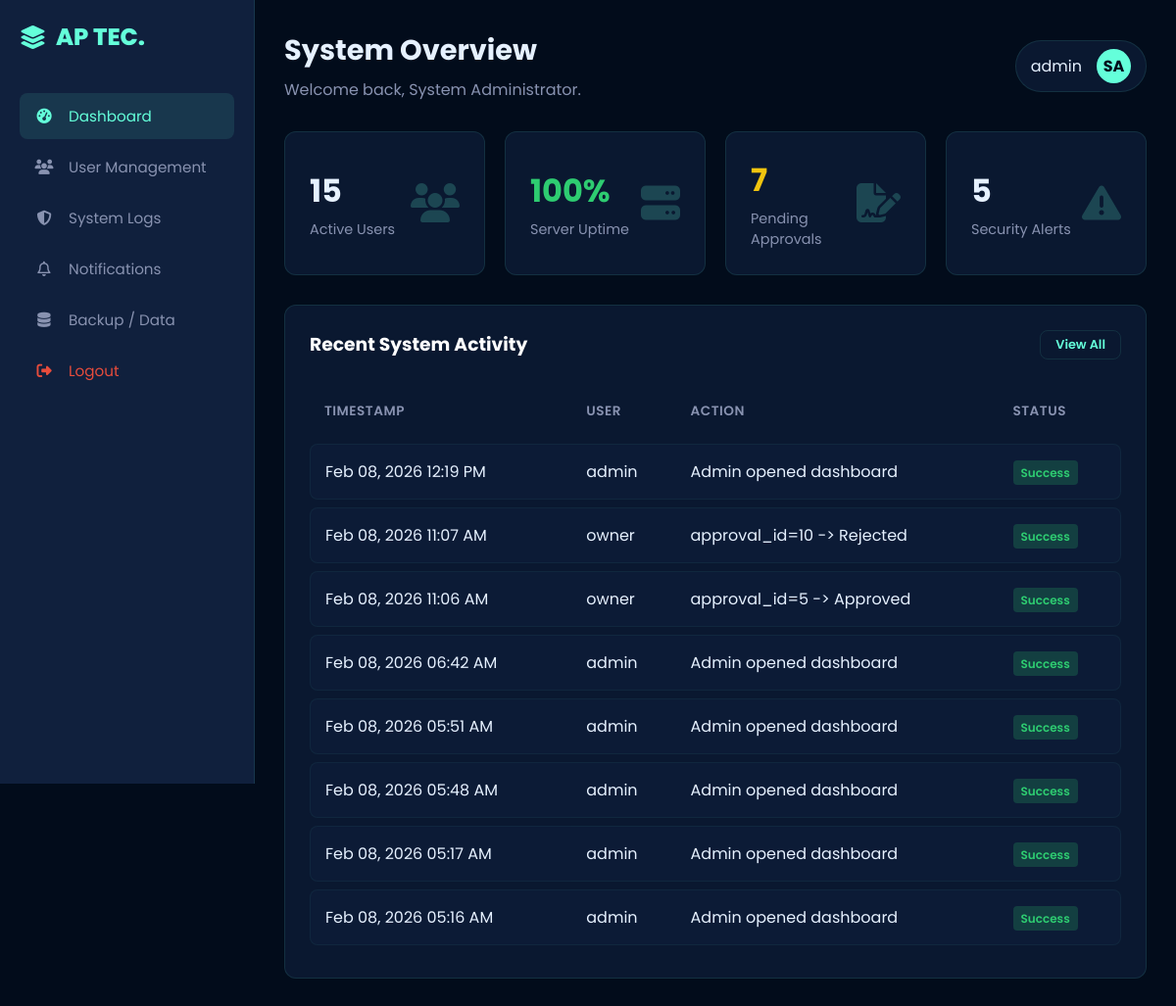
The app's page /html/admin_dashboard.php (signed in) with its own data.
### tables this page shows
CREATE TABLE `users` (
  `user_id` int(11) NOT NULL AUTO_INCREMENT,
  `username` varchar(50) NOT NULL,
  `password_hash` varchar(255) NOT NULL,
  `full_name` varchar(100) NOT NULL,
  `email` varchar(100) NOT NULL,
  `role` enum('Admin','Owner','Employee','Customer') NOT NULL,
  `avatar_initials` varchar(5) DEFAULT 'U',
  `avatar_color` varchar(20) DEFAULT '#0d2c4d',
  `phone` varchar(20) DEFAULT NULL,
  `address` text DEFAULT NULL,
  `status` enum('Active','Inactive','Banned') DEFAULT 'Active',
  `created_at` timestamp NOT NULL DEFAULT current_timestamp(),
  PRIMARY KEY (`user_id`),
  UNIQUE KEY `username` (`username`),
  UNIQUE KEY `email` (`email`)
);

CREATE TABLE `system_logs` (
  `log_id` int(11) NOT NULL AUTO_INCREMENT,
  `level` enum('INFO','WARNING','ERROR') NOT NULL,
  `module` varchar(50) DEFAULT NULL,
  `message` text NOT NULL,
  `user_id` int(11) DEFAULT NULL,
  `ip_address` varchar(45) DEFAULT NULL,
  `created_at` timestamp NOT NULL DEFAULT current_timestamp(),
  PRIMARY KEY (`log_id`)
);

### php/auth.php (called while the page is built, shortened)
<?php
require_once __DIR__ . "/db.php";
function norm_role(string $r): string {
    return strtolower(trim($r));
}
function require_login(string|array $roles = []): array
{
    global $pdo;
    $uid = (int)($_SESSION["user_id"] ?? 0);
    $stmt = $pdo->prepare("
        SELECT user_id, username, full_name, role, status, email
        FROM users
        WHERE user_id = :uid
        LIMIT 1
    ");
    $stmt->execute([":uid" => $uid]);
    $user = $stmt->fetch(PDO::FETCH_ASSOC);
    $allowed = is_array($roles) ? $roles : [$roles];
    $allowed = array_values(array_filter(array_map(
        fn($r) => norm_role((string)$r),
        $allowed
    )));
    $userRole = norm_role((string)($user["role"] ?? ""));
    return $user;
}

### html/admin_dashboard.php (the view, shortened to what this page needs)
<?php
require_once __DIR__ . "/../php/auth.php";
require_once __DIR__ . "/../php/db.php";
$user = require_login(["Admin"]);
try {
    $activeUsers = (int)$pdo->query("SELECT COUNT(*) FROM users WHERE status='Active'")->fetchColumn();
} catch (Throwable $e) {
    $activeUsers = 0;
}
try {
    $pendingApprovals = (int)$pdo->query("SELECT COUNT(*) FROM approvals WHERE status='Pending'")->fetchColumn();
} catch (Throwable $e) {
    $pendingApprovals = 0;
}
try {
    $stmt = $pdo->prepare("
        SELECT COUNT(*)
        FROM system_logs
        WHERE level IN ('WARNING','ERROR')
          AND created_at >= (NOW() - INTERVAL 7 DAY)
    ");
    $stmt->execute();
    $securityAlerts = (int)$stmt->fetchColumn();
} catch (Throwable $e) {
    $securityAlerts = 0;
}
try {
    $totalStmt = $pdo->prepare("
        SELECT COUNT(*)
        FROM system_logs
        WHERE created_at >= (NOW() - INTERVAL 1 DAY)
    ");
    $totalStmt->execute();
    $totalLogs24h = (int)$totalStmt->fetchColumn();
    $errStmt = $pdo->prepare("
        SELECT COUNT(*)
        FROM system_logs
        WHERE level = 'ERROR'
          AND created_at >= (NOW() - INTERVAL 1 DAY)
    ");
    $errStmt->execute();
    $errors24h = (int)$errStmt->fetchColumn();
    if ($totalLogs24h <= 0) {
        $serverUptime = "100%";
    } else {
        $uptime = (1 - ($errors24h / max(1, $totalLogs24h))) * 100;
        $uptime = max(0, min(100, $uptime));
        $serverUptime = number_format($uptime, 0) . "%";
    }
} catch (Throwable $e) {
    $serverUptime = "0%";
}
try {
    $stmt = $pdo->query("
        SELECT
            sl.created_at,
            COALESCE(u.username, 'System') AS username,
            sl.message,
            sl.level,
            sl.module,
            sl.ip_address
        FROM system_logs sl
        LEFT JOIN users u ON u.user_id = sl.user_id
        ORDER BY sl.created_at DESC
        LIMIT 8
    ");
    $logs = $stmt->fetchAll(PDO::FETCH_ASSOC);
} catch (Throwable $e) {
    $logs = [];
}
function badge_class(string $level): array {
    $level = strtoupper(trim($level));
    return ["status-badge status-active", "Success"];
}
?>
<!DOCTYPE html>
<html lang="en">
<head>
    <link rel="stylesheet" href="https://cdnjs.cloudflare.com/ajax/libs/font-awesome/6.4.0/css/all.min.css">
    <link rel="stylesheet" href="../css/style.css">
</head>
<body>
<div class="dashboard-container">
    <aside class="sidebar">
        <div class="sidebar-brand">
            <i class="fa-solid fa-layer-group"></i> AP TEC.
        </div>
        <ul class="nav-menu">
            <li class="nav-item">
                <a href="admin_dashboard.php" class="nav-link active">
                    <i class="fa-solid fa-gauge-high"></i> Dashboard
                </a>
            </li>
            <li class="nav-item">
                <a href="user_management.php" class="nav-link">
                    <i class="fa-solid fa-users"></i> User Management
                </a>
            </li>
            <li class="nav-item">
                <a href="system_logs.php" class="nav-link">
                    <i class="fa-solid fa-shield-halved"></i> System Logs
                </a>
            </li>
            <li class="nav-item">
                <a href="notifications.php" class="nav-link">
                    <i class="fa-regular fa-bell"></i> Notifications
                </a>
            </li>
            <li class="nav-item">
                <a href="backup_data.php" class="nav-link">
                    <i class="fa-solid fa-database"></i> Backup / Data
                </a>
            </li>
            <li class="nav-item" style="margin-top: auto;">
                <a href="../php/logout.php" class="nav-link logout-btn" style="color: #e74c3c;">
                    <i class="fa-solid fa-right-from-bracket"></i> Logout
                </a>
            </li>
        </ul>
    </aside>
    <main class="main-content">
        <header class="top-bar">
            <div class="page-title">
                <h1>System Overview</h1>
                <p style="color: var(--secondary); margin-top: 6px;">
                    Welcome back, <?= htmlspecialchars(($user["full_name"] ?? "") ?: "Administrator") ?>.
                </p>
            </div>
            <div class="user-profile">
                <span><?= htmlspecialchars(($user["username"] ?? "") ?: "Admin") ?></span>
                <div class="user-avatar">
                    <?php
                        $name = (($user["full_name"] ?? "") ?: ($user["username"] ?? "") ?: "Admin");
                        $parts = preg_split('/\s+/', trim($name));
                        $first = $parts[0] ?? "A";
                        $second = $parts[1] ?? $first;
                        $initials = strtoupper(substr($first, 0, 1) . substr($second, 0, 1));
                        echo htmlspecialchars($initials);
                    ?>
                </div>
            </div>
        </header>
        <div class="dashboard-grid">
            <div class="stat-card">
                <div class="stat-info">
                    <h3><?= number_format($activeUsers) ?></h3>
                    <p>Active Users</p>
                </div>
                <div class="stat-icon">
                    <i class="fa-solid fa-users"></i>
                </div>
            </div>
            <div class="stat-card">
                <div class="stat-info">
                    <h3 style="color: #2ecc71;"><?= htmlspecialchars($serverUptime) ?></h3>
                    <p>Server Uptime</p>
                </div>
                <div class="stat-icon">
                    <i class="fa-solid fa-server"></i>
                </div>
            </div>
            <div class="stat-card">
                <div class="stat-info">
                    <h3 style="color: #f1c40f;"><?= number_format($pendingApprovals) ?></h3>
                    <p>Pending Approvals</p>
                </div>
                <div class="stat-icon">
                    <i class="fa-solid fa-file-signature"></i>
                </div>
            </div>
            <div class="stat-card">
                <div class="stat-info">
                    <h3><?= number_format($securityAlerts) ?></h3>
                    <p>Security Alerts</p>
                </div>
                <div class="stat-icon">
                    <i class="fa-solid fa-triangle-exclamation"></i>
                </div>
            </div>
        </div>
        <div class="dashboard-grid">
            <div class="wide-widget" style="grid-column: span 4;">
                <div style="display: flex; justify-content: space-between; margin-bottom: 20px;">
                    <h3 style="color: white;">Recent System Activity</h3>
                    <a href="system_logs.php" class="btn"
                       style="padding: 5px 15px; font-size: 0.8rem; border: 1px solid var(--border-glass); color: var(--primary); background: transparent; text-decoration:none;">
                        View All
                    </a>
                </div>
                <table class="table-responsive">
                    <thead>
                        <tr>
                            <th>Timestamp</th>
                            <th>User</th>
                            <th>Action</th>
                            <th>Status</th>
                        </tr>
                    </thead>
                    <tbody>
                        <?php if (empty($logs)): ?>
                            <tr>
                                <td colspan="4" style="color:#ccc;">No system activity yet.</td>
                            </tr>
                        <?php else: ?>
                            <?php foreach ($logs as $row): ?>
                                <?php
                                    [$cls, $label] = badge_class((string)$row["level"]);
                                    $time = date("M d, Y h:i A", strtotime((string)$row["created_at"]));
                                ?>
                                <tr>
                                    <td><?= htmlspecialchars($time) ?></td>
                                    <td><?= htmlspecialchars((string)$row["username"]) ?></td>
                                    <td><?= htmlspecialchars((string)$row["message"]) ?></td>
                                    <td><span class="<?= htmlspecialchars($cls) ?>"><?= htmlspecialchars($label) ?></span></td>
                                </tr>
                            <?php endforeach; ?>
                        <?php endif; ?>
                    </tbody>
                </table>
            </div>
        </div>
    </main>
</div>
</body>
</html>

### css/style.css (style rules this page uses)
:root { --bg-dark: #020c1b; --bg-card: rgba(17, 34, 64, 0.6); --primary: #64ffda; --secondary: #8892b0; --text-white: #e6f1ff; --text-dim: #a8b2d1; --border-glass: rgba(100, 255, 218, 0.1); --font-main: 'Poppins', sans-serif; --ease-out: cubic-bezier(0.23, 1, 0.32, 1); }
* { margin: 0; padding: 0; box-sizing: border-box; font-family: var(--font-main); scroll-behavior: smooth; }
body { background-color: var(--bg-dark); color: var(--text-white); overflow-x: hidden; background-image: linear-gradient(rgba(100, 255, 218, 0.03) 1px, transparent 1px), linear-gradient(90deg, rgba(100, 255, 218, 0.03) 1px, transparent 1px); background-size: 40px 40px; }
.btn { display: inline-flex; align-items: center; justify-content: center; gap: 8px; padding: 12px 24px; border-radius: 8px; font-size: 0.95rem; font-weight: 600; cursor: pointer; transition: all 0.3s cubic-bezier(0.25, 0.8, 0.25, 1); text-decoration: none; background: rgba(255, 255, 255, 0.03); border: 1px solid var(--border-glass); color: var(--secondary); }
.dashboard-container { display: flex; min-height: 100vh; background-color: var(--bg-dark); }
.sidebar { width: 260px; background: rgba(17, 34, 64, 0.95); backdrop-filter: blur(20px); border-right: 1px solid var(--border-glass); display: flex; flex-direction: column; padding: 20px; position: fixed; height: 100vh; z-index: 100; transition: 0.3s; }
.sidebar-brand { font-size: 1.5rem; color: var(--primary); font-weight: 800; margin-bottom: 40px; display: flex; align-items: center; gap: 10px; }
.nav-menu { list-style: none; flex: 1; }
.nav-item { margin-bottom: 5px; }
.nav-link { display: flex; align-items: center; gap: 15px; padding: 12px 15px; color: var(--secondary); text-decoration: none; border-radius: 8px; transition: 0.3s; font-size: 0.95rem; }
.nav-link:hover, .nav-link.active { background: rgba(100, 255, 218, 0.1); color: var(--primary); }
.nav-link i { width: 20px; text-align: center; }
.main-content { flex: 1; margin-left: 260px; padding: 30px; overflow-y: auto; }
.top-bar { display: flex; justify-content: space-between; align-items: center; margin-bottom: 30px; }
.page-title h1 { font-size: 1.8rem; color: var(--text-white); }
.user-profile { display: flex; align-items: center; gap: 15px; background: var(--bg-card); padding: 8px 15px; border-radius: 30px; border: 1px solid var(--border-glass); }
.user-avatar { width: 35px; height: 35px; background: var(--primary); border-radius: 50%; display: flex; align-items: center; justify-content: center; color: var(--bg-dark); font-weight: bold; }
.dashboard-grid { display: grid; grid-template-columns: repeat(4, 1fr); gap: 20px; margin-bottom: 30px; }
.stat-card { background: var(--bg-card); padding: 25px; border-radius: 12px; border: 1px solid var(--border-glass); display: flex; justify-content: space-between; align-items: center; }
.stat-info h3 { font-size: 2rem; color: var(--text-white); margin-bottom: 5px; }
.stat-info p { color: var(--secondary); font-size: 0.9rem; }
.stat-icon { font-size: 2.5rem; color: rgba(100, 255, 218, 0.2); }
.wide-widget { grid-column: span 2; background: var(--bg-card); padding: 25px; border-radius: 12px; border: 1px solid var(--border-glass); height: auto; min-height: 350px; }
.table-responsive { overflow-x: visible !important; }
.table-responsive { width: 100%; border-collapse: separate; border-spacing: 0 8px; margin-top: 10px; }
.table-responsive th { text-align: left; color: var(--secondary); font-weight: 600; padding: 15px; font-size: 0.85rem; letter-spacing: 0.5px; text-transform: uppercase; }
.table-responsive tbody tr { background: rgba(17, 34, 64, 0.4); transition: all 0.2s ease; }
.table-responsive td { padding: 15px; color: var(--text-white); border-top: 1px solid rgba(100, 255, 218, 0.05); border-bottom: 1px solid rgba(100, 255, 218, 0.05); }
.table-responsive td:first-child { border-left: 1px solid rgba(100, 255, 218, 0.05); border-top-left-radius: 8px; border-bottom-left-radius: 8px; }
.table-responsive td:last-child { border-right: 1px solid rgba(100, 255, 218, 0.05); border-top-right-radius: 8px; border-bottom-right-radius: 8px; }
.status-badge { padding: 4px 8px; border-radius: 4px; font-size: 0.75rem; font-weight: 600; }
.status-active { background: rgba(46, 204, 113, 0.2); color: #2ecc71; }
.sidebar { transition: transform 0.4s cubic-bezier(0.25, 0.8, 0.25, 1); transform: translateX(0); }
td { position: relative; }

### records on screen
users: full_name "System Administrator", username "admin", full_name "SA"
system_logs: created_at "Feb 08, 2026 12:19 PM", username "admin", message "Admin opened dashboard", label "Success"
system_logs: created_at "Feb 08, 2026 11:07 AM", username "owner", message "approval_id=10 -> Rejected", label "Success"
system_logs: created_at "Feb 08, 2026 11:06 AM", username "owner", message "approval_id=5 -> Approved", label "Success"
system_logs: created_at "Feb 08, 2026 06:42 AM", username "admin", message "Admin opened dashboard", label "Success"
system_logs: created_at "Feb 08, 2026 05:51 AM", username "admin", message "Admin opened dashboard", label "Success"
system_logs: created_at "Feb 08, 2026 05:48 AM", username "admin", message "Admin opened dashboard", label "Success"
system_logs: created_at "Feb 08, 2026 05:17 AM", username "admin", message "Admin opened dashboard", label "Success"
system_logs: created_at "Feb 08, 2026 05:16 AM", username "admin", message "Admin opened dashboard", label "Success"

### other values on screen
$activeUsers "15"
$serverUptime "100%"
$pendingApprovals "7"
$securityAlerts "5"
